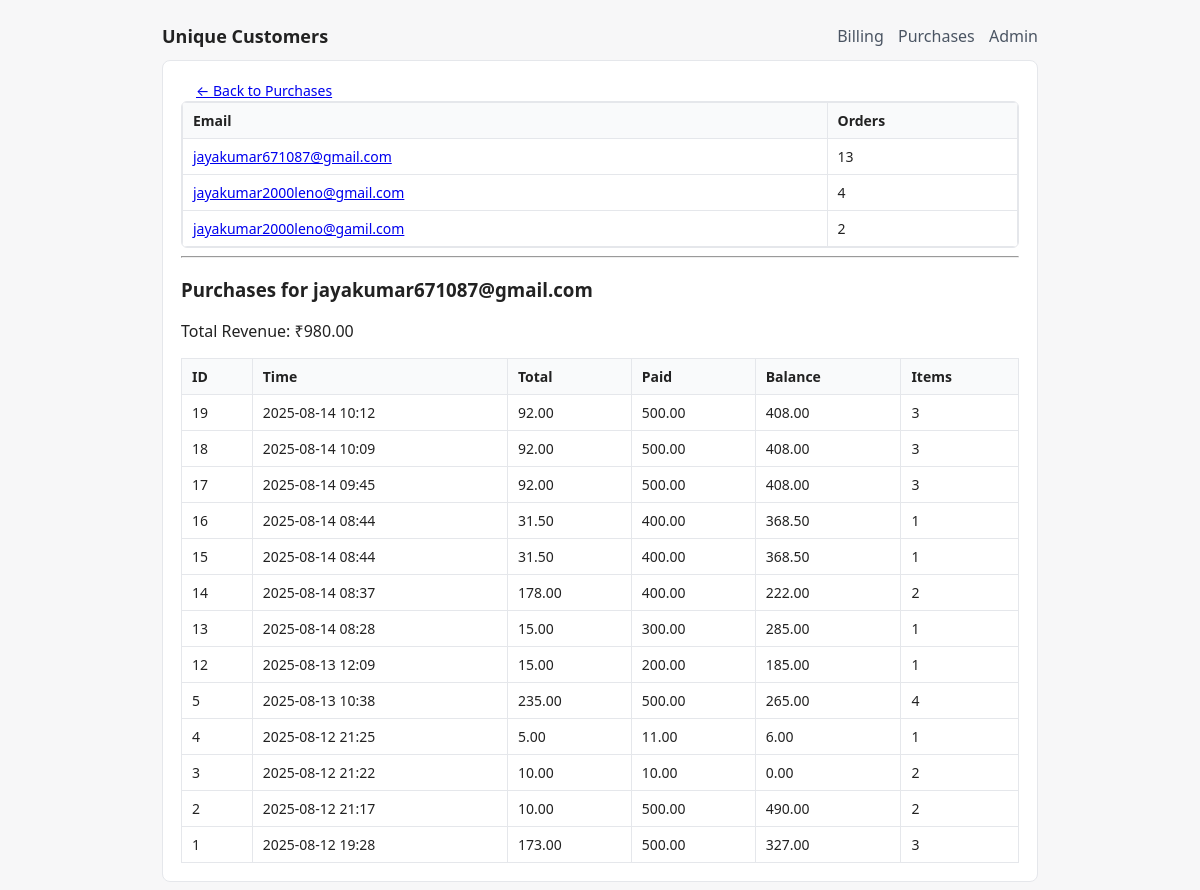
/customers?customer=jayakumar671087@gmail.com, run on the app's committed database.
### models.py (models this page shows)
class Purchase(Base):
    __tablename__ = "purchases"
    id = Column(Integer, primary_key=True)
    customer_email = Column(String, index=True, nullable=False)
    purchase_time = Column(DateTime, default=datetime.utcnow)
    paid_amount = Column(Float, nullable=False)
    total_amount = Column(Float, nullable=False)
    balance = Column(Float, nullable=False)
    items = relationship("PurchaseItem", back_populates="purchase", cascade="all,delete-orphan")

### app.py (the view)
@app.get("/customers", response_class=HTMLResponse)
async def view_customers(
    request: Request,
    db: Session = Depends(get_db),
    customer: Optional[str] = Query(default=None)
):
    customers = db.query(
        func.lower(func.trim(Purchase.customer_email)).label("email"),
        func.count(Purchase.id).label("orders")
    ).group_by("email").order_by(func.count(Purchase.id).desc()).all()
    selected_customer = None
    customer_rows = []
    customer_total_revenue = 0.0
    if customer:
        norm = customer.strip().lower()
        selected_customer = norm
        purchases = (
            db.query(Purchase)
            .filter(func.lower(func.trim(Purchase.customer_email)) == norm)
            .order_by(Purchase.purchase_time.desc())
            .all()
        )
        customer_rows = [{
            "id": p.id,
            "purchase_time": p.purchase_time,
            "total_amount": p.total_amount,
            "paid_amount": p.paid_amount,
            "balance": p.balance,
            "items_count": len(p.items),
        } for p in purchases]
        customer_total_revenue = round(sum(p.total_amount for p in purchases), 2)
    return templates.TemplateResponse("customers.html", {
        "request": request,
        "customers": customers,
        "selected_customer": selected_customer,
        "customer_rows": customer_rows,
        "customer_total_revenue": customer_total_revenue
    })

### templates/customers.html (shortened to what this page needs)
{% extends "base.html" %}
{% block heading %}Unique Customers{% endblock %}
{% block content %}
<div class="mt-2">
  <a class="btn" href="{{ url_for('view_purchases') }}">← Back to Purchases</a>
</div>
<div class="table-wrap mt-6">
  <table class="table">
    <thead>
      <tr>
        <th>Email</th>
        <th>Orders</th>
      </tr>
    </thead>
    <tbody>
      {% for c in customers %}
      <tr>
        <td>
          <a href="{{ url_for('view_customers') }}?customer={{ c.email|urlencode }}">
            {{ c.email }}
          </a>
        </td>
        <td>{{ c.orders }}</td>
      </tr>
      {% else %}
      <tr><td colspan="2" class="muted">No customers found.</td></tr>
      {% endfor %}
    </tbody>
  </table>
</div>
{% if selected_customer %}
  <hr>
  <h3>Purchases for {{ selected_customer }}</h3>
  <p>Total Revenue: ₹{{ "%.2f"|format(customer_total_revenue) }}</p>
  <table class="table">
    <thead>
      <tr>
        <th>ID</th><th>Time</th><th>Total</th><th>Paid</th><th>Balance</th><th>Items</th>
      </tr>
    </thead>
    <tbody>
      {% for p in customer_rows %}
      <tr>
        <td>{{ p.id }}</td>
        <td>{{ p.purchase_time.strftime("%Y-%m-%d %H:%M") }}</td>
        <td>{{ "%.2f"|format(p.total_amount) }}</td>
        <td>{{ "%.2f"|format(p.paid_amount) }}</td>
        <td>{{ "%.2f"|format(p.balance) }}</td>
        <td>{{ p.items_count }}</td>
      </tr>
      {% else %}
      <tr><td colspan="6" class="muted">No purchases for this customer.</td></tr>
      {% endfor %}
    </tbody>
  </table>
{% endif %}
{% endblock %}

### static/styles.css (style rules this page uses)
* { box-sizing: border-box; }
body { font-family: system-ui, -apple-system, Segoe UI, Roboto, Arial, sans-serif; color:#222; background:#f7f7f8; }
.btn { border:1px solid transparent; padding:8px 14px; border-radius:6px; cursor:pointer; font-size:14px; }
.table-wrap { overflow:auto; border:1px solid #e5e7eb; border-radius:6px; }
.table { width:100%; border-collapse:collapse; }
.table th, .table td { border:1px solid #e5e7eb; padding:8px 10px; text-align:left; font-size:14px; }
.table th { background:#f9fafb; font-weight:600; }

### data on the page
Purchase: email "jayakumar671087@gmail.com", orders "13", id "13", purchase_time "2025-08-14 08:28", total_amount "15.00", paid_amount "300.00", balance "285.00", items_count "1"
Purchase: id "19", purchase_time "2025-08-14 10:12", total_amount "92.00", paid_amount "500.00", balance "408.00", items_count "3"
Purchase: id "18", purchase_time "2025-08-14 10:09", total_amount "92.00", paid_amount "500.00", balance "408.00", items_count "3"
Purchase: id "17", purchase_time "2025-08-14 09:45", total_amount "92.00", paid_amount "500.00", balance "408.00", items_count "3"
Purchase: id "16", purchase_time "2025-08-14 08:44", total_amount "31.50", paid_amount "400.00", balance "368.50", items_count "1"
Purchase: id "15", purchase_time "2025-08-14 08:44", total_amount "31.50", paid_amount "400.00", balance "368.50", items_count "1"
Purchase: id "14", purchase_time "2025-08-14 08:37", total_amount "178.00", paid_amount "400.00", balance "222.00", items_count "2"
Purchase: id "12", purchase_time "2025-08-13 12:09", total_amount "15.00", paid_amount "200.00", balance "185.00", items_count "1"
Purchase: id "5", purchase_time "2025-08-13 10:38", total_amount "235.00", paid_amount "500.00", balance "265.00", items_count "4"
Purchase: id "4", purchase_time "2025-08-12 21:25", total_amount "5.00", paid_amount "11.00", balance "6.00", items_count "1"
Purchase: id "3", purchase_time "2025-08-12 21:22", total_amount "10.00", paid_amount "10.00", balance "0.00", items_count "2"
Purchase: id "2", purchase_time "2025-08-12 21:17", total_amount "10.00", paid_amount "500.00", balance "490.00", items_count "2"
Purchase: id "1", purchase_time "2025-08-12 19:28", total_amount "173.00", paid_amount "500.00", balance "327.00", items_count "3"

### other printed values
{{ c.email }} "jayakumar2000leno@gmail.com" "jayakumar2000leno@gamil.com"
{{ c.orders }} "4" "2"
{{ selected_customer }} "jayakumar671087@gmail.com"
{{ "%.2f"|format(customer_total_revenue) }} "980.00"
